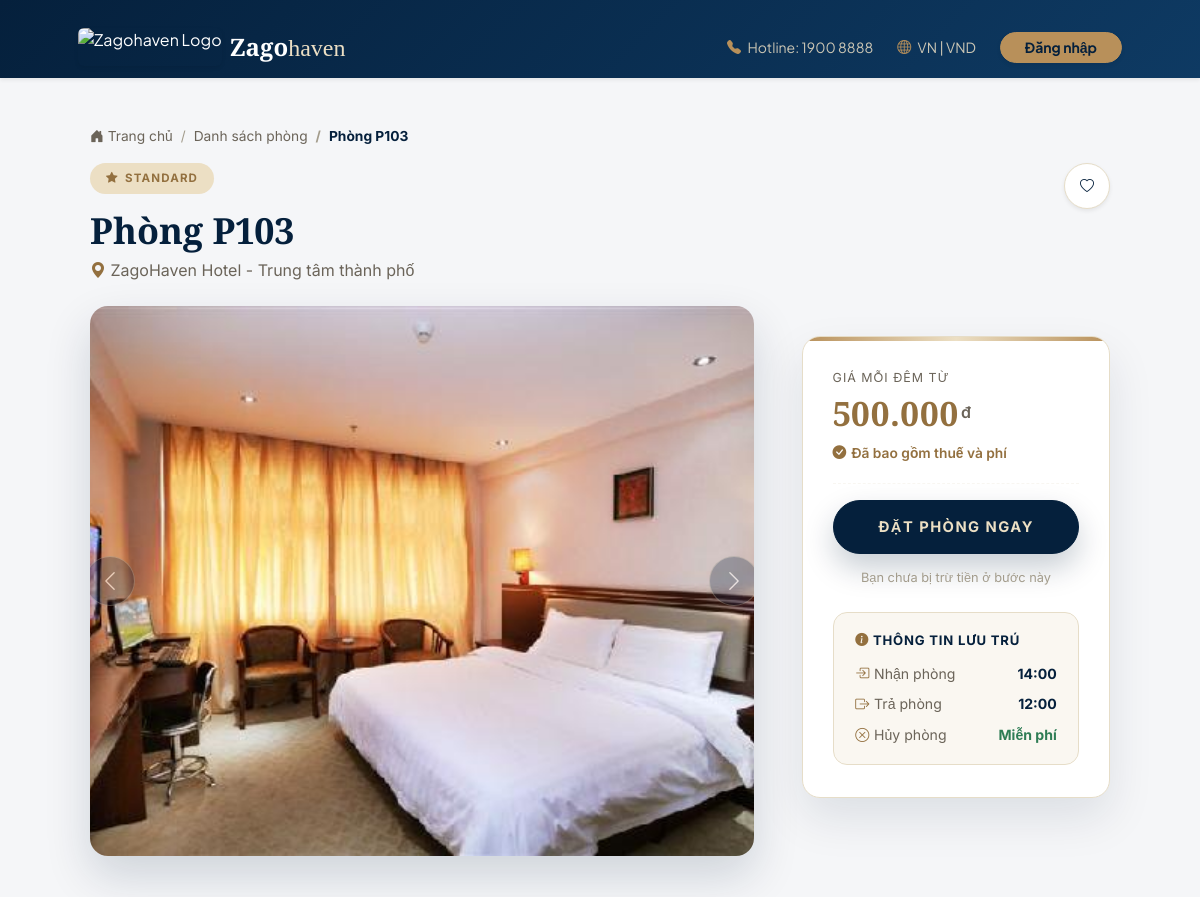
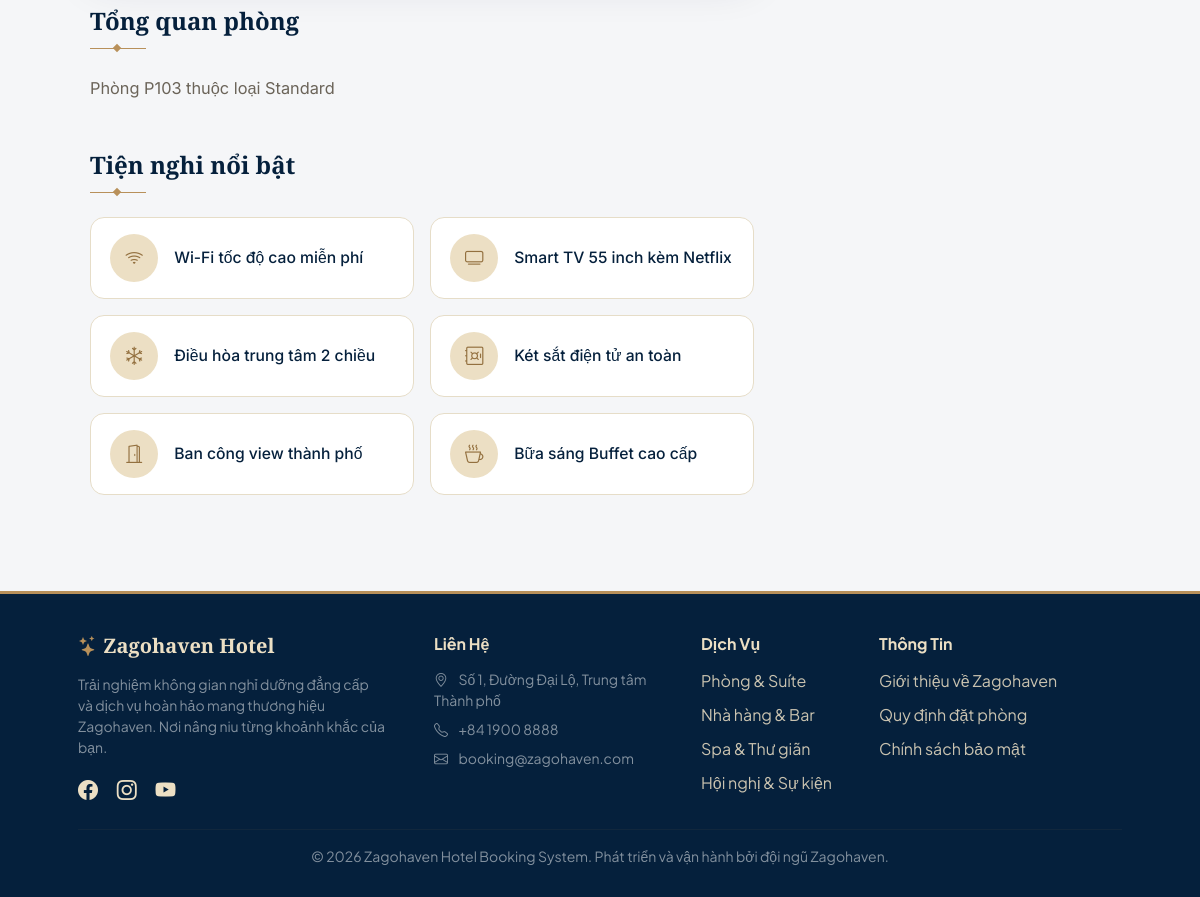
The app's page /room/48/ with its own data (2 pictures, top to bottom).
### booking/models.py (models this page shows, shortened)
class Room(models.Model):
    HOUSEKEEPING_STATUS = (
        ('CLEAN', 'Sạch sẽ - Sẵn sàng đón khách'),
        ('DIRTY', 'Chưa dọn - Khách vừa check-out'),
        ('MAINTENANCE', 'Đang bảo trì/Sửa chữa'),
    )
    category = models.ForeignKey(RoomCategory, on_delete=models.CASCADE, verbose_name="Thuộc loại phòng")
    room_number = models.CharField(max_length=10, unique=True, verbose_name="Số phòng")
    is_available = models.BooleanField(default=True, verbose_name="Còn trống")
    housekeeping_status = models.CharField(max_length=20, choices=HOUSEKEEPING_STATUS, default='CLEAN', verbose_name="Tình trạng dọn dẹp")
    description = models.TextField(default="Phòng sang trọng với đầy đủ tiện nghi.", verbose_name="Mô tả thêm")
    image = models.ImageField(upload_to='rooms/', null=True, blank=True, verbose_name="Ảnh đại diện")
    class Meta:
        verbose_name = "Phòng"
        verbose_name_plural = "Danh sách phòng"

class RoomCategory(models.Model):
    name = models.CharField(max_length=50)
    price_per_night = models.DecimalField(max_digits=10, decimal_places=2)
    capacity = models.IntegerField(default=2)
    def get_current_season_alert(self):
        today = timezone.now().date()
        active_seasons = SeasonalPricing.objects.filter(
            start_date__lte=today,
            end_date__gte=today
        )
        is_weekend = today.weekday() in [4, 5, 6]
        if not is_weekend:
            active_seasons = active_seasons.filter(is_weekend_only=False)
        active_season = active_seasons.first()
        return None
    class Meta:
        verbose_name = "Loại phòng"
        verbose_name_plural = "Các loại phòng"

### booking/views.py (the view)
# urls.py: path('room/<int:room_id>/', booking_views.room_detail, name='room_detail'),
def room_detail(request, room_id):
    room = get_object_or_404(Room, id=room_id)
    return render(request, 'booking/room_detail.html', {
        'room': room,
        'is_favorite': room.id in _get_favorite_room_ids(request.user),
    })

### booking/context_processors.py (called while the page is built, shortened)
def unread_messages(request):
    if not request.user.is_authenticated:
        return {'unread_message_count': 0}

### booking/views.py (called while the page is built)
def _get_favorite_room_ids(user):
    if not user.is_authenticated:
        return set()
    return set(Favorite.objects.filter(user=user).values_list('room_id', flat=True))

### booking/templates/booking/room_detail.html (shortened to what this page needs)
{% extends 'base.html' %}
{% block content %}
<div class="container mt-4 mb-5 lux-room-detail">
    <nav aria-label="breadcrumb" class="mb-3">
        <ol class="breadcrumb lux-breadcrumb">
            <li class="breadcrumb-item"><a href="{% url 'room_list' %}"><i class="bi bi-house-door-fill"></i> Trang chủ</a></li>
            <li class="breadcrumb-item"><a href="{% url 'room_list' %}">Danh sách phòng</a></li>
            <li class="breadcrumb-item active" aria-current="page">Phòng {{ room.room_number }}</li>
        </ol>
    </nav>
    <div class="d-flex justify-content-between align-items-start mb-4 flex-wrap gap-3">
        <div>
            <span class="lux-detail-badge"><i class="bi bi-star-fill"></i> {{ room.category.name }}</span>
            <h1 class="lux-detail-title">Phòng {{ room.room_number }}</h1>
            <p class="lux-detail-location mb-0"><i class="bi bi-geo-alt-fill"></i> ZagoHaven Hotel - Trung tâm thành phố</p>
        </div>
        <div>
            {% include 'booking/includes/favorite_button.html' with room=room is_favorite=is_favorite btn_class='favorite-btn-lg shadow-sm' %}
        </div>
    </div>
    <div class="row g-5">
        <div class="col-lg-8">
            <div id="roomImageCarousel" class="carousel slide lux-carousel overflow-hidden mb-5" data-bs-ride="carousel">
                <div class="carousel-inner">
                    {% if room.image %}
                    <div class="carousel-item active">
                        <img src="{{ room.image.url }}" class="d-block w-100" alt="Phòng {{ room.room_number }}" style="height: 550px; object-fit: cover;">
                    </div>
                    {% endif %}
                </div>
                {% if room.images.all %}
                <button class="carousel-control-prev" type="button" data-bs-target="#roomImageCarousel" data-bs-slide="prev">
                    <span class="carousel-control-prev-icon" aria-hidden="true"></span>
                </button>
                <button class="carousel-control-next" type="button" data-bs-target="#roomImageCarousel" data-bs-slide="next">
                    <span class="carousel-control-next-icon" aria-hidden="true"></span>
                </button>
                {% endif %}
            </div>
            <div class="mb-5">
                <h3 class="lux-section-title">Tổng quan phòng</h3>
                <div class="lux-section-divider"></div>
                <p class="lux-overview-text">{{ room.description }}</p>
            </div>
            <div>
                <h3 class="lux-section-title">Tiện nghi nổi bật</h3>
                <div class="lux-section-divider"></div>
                <div class="row g-3">
                    <div class="col-md-6">
                        <div class="lux-amenity">
                            <div class="lux-amenity-icon"><i class="bi bi-wifi"></i></div>
                            <span>Wi-Fi tốc độ cao miễn phí</span>
                        </div>
                    </div>
                    <div class="col-md-6">
                        <div class="lux-amenity">
                            <div class="lux-amenity-icon"><i class="bi bi-tv"></i></div>
                            <span>Smart TV 55 inch kèm Netflix</span>
                        </div>
                    </div>
                    <div class="col-md-6">
                        <div class="lux-amenity">
                            <div class="lux-amenity-icon"><i class="bi bi-snow"></i></div>
                            <span>Điều hòa trung tâm 2 chiều</span>
                        </div>
                    </div>
                    <div class="col-md-6">
                        <div class="lux-amenity">
                            <div class="lux-amenity-icon"><i class="bi bi-safe"></i></div>
                            <span>Két sắt điện tử an toàn</span>
                        </div>
                    </div>
                    <div class="col-md-6">
                        <div class="lux-amenity">
                            <div class="lux-amenity-icon"><i class="bi bi-door-open"></i></div>
                            <span>Ban công view thành phố</span>
                        </div>
                    </div>
                    <div class="col-md-6">
                        <div class="lux-amenity">
                            <div class="lux-amenity-icon"><i class="bi bi-cup-hot"></i></div>
                            <span>Bữa sáng Buffet cao cấp</span>
                        </div>
                    </div>
                </div>
            </div>
        </div>
        <div class="col-lg-4">
            <div class="lux-booking-card sticky-top" style="top: 30px;">
                <div class="lux-booking-body">
                    <div class="lux-price-label">Giá mỗi đêm từ</div>
                    <h2 class="lux-price-value">{{ room.category.price_per_night|floatformat:"0g" }}<sup>đ</sup></h2>
                    <div class="lux-price-included"><i class="bi bi-check-circle-fill"></i>Đã bao gồm thuế và phí</div>
                    <hr class="lux-booking-divider" style="margin: 1.2rem 0 1rem 0;">
                    <a href="{% url 'book_room' room.id %}" class="btn-lux-book">
                        Đặt phòng ngay
                    </a>
                    <p class="lux-book-note">Bạn chưa bị trừ tiền ở bước này</p>
                    <div class="lux-stay-info">
                        <h6><i class="bi bi-info-circle-fill"></i> Thông tin lưu trú</h6>
                        <div class="lux-stay-row">
                            <span class="label"><i class="bi bi-box-arrow-in-right"></i>Nhận phòng</span>
                            <span class="value">14:00</span>
                        </div>
                        <div class="lux-stay-row">
                            <span class="label"><i class="bi bi-box-arrow-right"></i>Trả phòng</span>
                            <span class="value">12:00</span>
                        </div>
                        <div class="lux-stay-row">
                            <span class="label"><i class="bi bi-x-circle"></i>Hủy phòng</span>
                            <span class="value free">Miễn phí</span>
                        </div>
                    </div>
                </div>
            </div>
        </div>
    </div>
</div>
{% endblock %}

### booking/templates/base.html (style rules this page uses)
:root { --ink: #05203c; --ink-soft: #0e3a63; --gold: #b8905a; --gold-deep: #93703f; --gold-soft: #ecdfc4; --ivory: #faf7f1; --line: #e6ddc8; --stone: #6b6459; }
body { font-family: 'Plus Jakarta Sans', sans-serif; background-color: #f5f6f8; -webkit-font-smoothing: antialiased; }

### records on screen
Room: room_number "P103", category.name "STANDARD", image (picture), description "Phòng P103 thuộc loại Standard", category.price_per_night "500.000"
